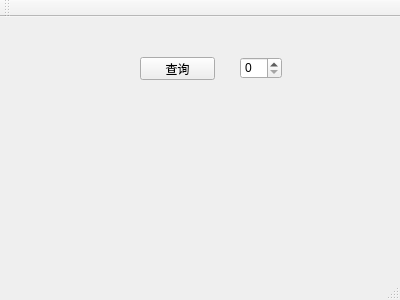
<?xml version="1.0" encoding="UTF-8"?>
<ui version="4.0">
 <class>MainWindow</class>
 <widget class="QMainWindow" name="MainWindow">
  <property name="geometry">
   <rect>
    <x>0</x>
    <y>0</y>
    <width>400</width>
    <height>300</height>
   </rect>
  </property>
  <property name="windowTitle">
   <string>MainWindow</string>
  </property>
  <widget class="QWidget" name="centralWidget">
   <widget class="QPushButton" name="pushButton">
    <property name="geometry">
     <rect>
      <x>140</x>
      <y>40</y>
      <width>75</width>
      <height>23</height>
     </rect>
    </property>
    <property name="text">
     <string>查询</string>
    </property>
   </widget>
   <widget class="QSpinBox" name="spinBox">
    <property name="geometry">
     <rect>
      <x>240</x>
      <y>40</y>
      <width>42</width>
      <height>22</height>
     </rect>
    </property>
   </widget>
  </widget>
  <widget class="QMenuBar" name="menuBar">
   <property name="geometry">
    <rect>
     <x>0</x>
     <y>0</y>
     <width>400</width>
     <height>23</height>
    </rect>
   </property>
  </widget>
  <widget class="QToolBar" name="mainToolBar">
   <attribute name="toolBarArea">
    <enum>TopToolBarArea</enum>
   </attribute>
   <attribute name="toolBarBreak">
    <bool>false</bool>
   </attribute>
  </widget>
  <widget class="QStatusBar" name="statusBar"/>
 </widget>
 <layoutdefault spacing="6" margin="11"/>
 <resources/>
 <connections/>
</ui>
